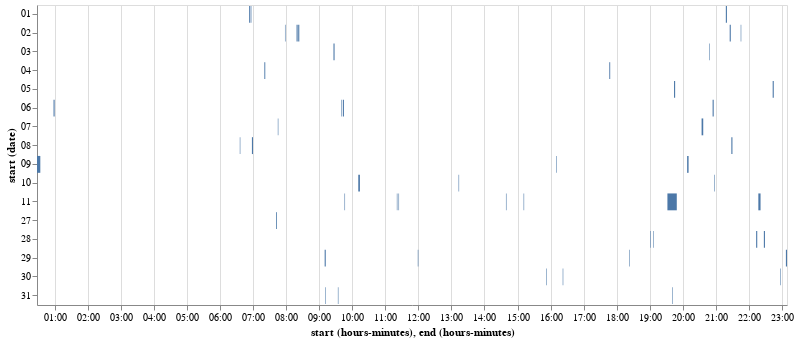

The code cell stored with this chart in its notebook:
### Code cell
dsCheck = ds[ds['subActNum']==58]

df = pd.DataFrame({ 
    'start': dsCheck.start, 
    'end': dsCheck.end,})

alt.Chart(df.reset_index()).mark_bar().encode(
    y='date(start):O',
    x='hoursminutes(start)',
    x2='hoursminutes(end)',
    detail='index'
).properties(width=750).interactive()

### Figure 1 — Vega-Lite specification as saved in the notebook (floating-point values rounded to 4 significant figures)
{"$schema": "https://vega.github.io/schema/vega-lite/v3.2.1.json", "config": {"mark": {"tooltip": null}, "view": {"height": 300, "width": 400}}, "data": {"name": "data-f18f12ed0af0a16631dabe3b3948be55"}, "datasets": {"data-f18f12ed0af0a16631dabe3b3948be55": [{"end": "2003-04-01 21:05:45", "index": 7, "start": "2003-04-01 21:05:23"}, {"end": "2003-04-01 21:20:37", "index": 11, "start": "2003-04-01 21:18:55"}, {"end": "2003-04-01 06:09:48", "index": 71, "start": "2003-04-01 06:09:47"}, {"end": "2003-04-01 06:55:35", "index": 79, "start": "2003-04-01 06:53:29"}, {"end": "2003-04-01 06:57:13", "index": 84, "start": "2003-04-01 06:56:12"}, {"end": "2003-04-02 07:59:20", "index": 130, "start": "2003-04-02 07:58:58"}, {"end": "2003-04-02 08:21:06", "index": 146, "start": "2003-04-02 08:19:46"}, {"end": "2003-04-02 08:24:49", "index": 149, "start": "2003-04-02 08:22:34"}, {"end": "2003-04-02 16:45:42", "index": 245, "start": "2003-04-02 16:45:09"}, {"end": "2003-04-02 16:45:42", "index": 252, "start": "2003-04-02 16:45:09"}, {"end": "2003-04-02 21:46:26", "index": 280, "start": "2003-04-02 21:45:11"}, {"end": "2003-04-02 21:27:24", "index": 290, "start": "2003-04-02 21:25:34"}, {"end": "2003-04-03 09:28:10", "index": 348, "start": "2003-04-03 09:26:57"}, {"end": "2003-04-03 13:58:21", "index": 371, "start": "2003-04-03 13:58:03"}, {"end": "2003-04-03 20:49:35", "index": 406, "start": "2003-04-03 20:48:13"}, {"end": "2003-04-04 06:12:35", "index": 487, "start": "2003-04-04 06:12:34"}, {"end": "2003-04-04 07:22:43", "index": 515, "start": "2003-04-04 07:21:37"}, {"end": "2003-04-04 07:22:43", "index": 520, "start": "2003-04-04 07:21:37"}, {"end": "2003-04-04 17:48:02", "index": 567, "start": "2003-04-04 17:47:49"}, {"end": "2003-04-04 17:48:02", "index": 575, "start": "2003-04-04 17:47:49"}, {"end": "2003-04-05 19:46:01", "index": 636, "start": "2003-04-05 19:44:19"}, {"end": "2003-04-05 22:45:13", "index": 645, "start": "2003-04-05 22:43:56"}, {"end": "2003-04-06 01:00:28", "index": 785, "start": "2003-04-06 00:58:44"}, {"end": "2003-04-06 20:56:53", "index": 819, "start": "2003-04-06 20:54:23"}, {"end": "2003-04-06 09:41:15", "index": 874, "start": "2003-04-06 09:40:59"}, {"end": "2003-04-06 09:45:08", "index": 877, "start": "2003-04-06 09:43:05"}, {"end": "2003-04-06 13:10:17", "index": 891, "start": "2003-04-06 13:10:16"}, {"end": "2003-04-06 18:30:30", "index": 970, "start": "2003-04-06 18:30:16"}, {"end": "2003-04-06 18:41:52", "index": 974, "start": "2003-04-06 18:41:12"}, {"end": "2003-04-07 04:40:12", "index": 985, "start": "2003-04-07 04:40:09"}, {"end": "2003-04-07 07:46:34", "index": 990, "start": "2003-04-07 07:45:28"}, {"end": "2003-04-07 07:49:53", "index": 995, "start": "2003-04-07 07:49:43"}, {"end": "2003-04-07 16:32:22", "index": 1010, "start": "2003-04-07 16:32:19"}, {"end": "2003-04-07 20:37:13", "index": 1024, "start": "2003-04-07 20:34:48"}, {"end": "2003-04-07 20:38:40", "index": 1029, "start": "2003-04-07 20:38:15"}, {"end": "2003-04-07 07:29:32", "index": 1061, "start": "2003-04-07 07:29:12"}, {"end": "2003-04-08 15:50:45", "index": 1131, "start": "2003-04-08 15:50:43"}, {"end": "2003-04-08 21:30:41", "index": 1142, "start": "2003-04-08 21:28:47"}, {"end": "2003-04-08 06:37:03", "index": 1171, "start": "2003-04-08 06:36:28"}, {"end": "2003-04-08 07:00:27", "index": 1183, "start": "2003-04-08 06:58:59"}, {"end": "2003-04-09 00:34:11", "index": 1230, "start": "2003-04-09 00:28:57"}, {"end": "2003-04-09 15:41:27", "index": 1259, "start": "2003-04-09 15:41:04"}, {"end": "2003-04-09 15:42:50", "index": 1260, "start": "2003-04-09 15:42:11"}, {"end": "2003-04-09 20:09:14", "index": 1264, "start": "2003-04-09 20:08:54"}, {"end": "2003-04-09 20:10:47", "index": 1266, "start": "2003-04-09 20:09:33"}, {"end": "2003-04-09 20:09:14", "index": 1330, "start": "2003-04-09 20:08:54"}, {"end": "2003-04-09 20:10:47", "index": 1332, "start": "2003-04-09 20:09:33"}, {"end": "2003-04-09 16:11:36", "index": 1373, "start": "2003-04-09 16:10:11"}, {"end": "2003-04-10 17:31:28", "index": 1413, "start": "2003-04-10 17:31:27"}, {"end": "2003-04-10 10:14:17", "index": 1458, "start": "2003-04-10 10:11:40"}, {"end": "2003-04-10 13:14:00", "index": 1482, "start": "2003-04-10 13:13:32"}, {"end": "2003-04-10 11:22:47", "index": 1545, "start": "2003-04-10 11:22:40"}, {"end": "2003-04-10 12:24:56", "index": 1556, "start": "2003-04-10 12:24:22"}, {"end": "2003-04-10 20:58:53", "index": 1643, "start": "2003-04-10 20:57:45"}, {"end": "2003-04-11 22:21:07", "index": 1729, "start": "2003-04-11 22:17:39"}, {"end": "2003-04-11 11:22:09", "index": 1742, "start": "2003-04-11 11:21:13"}, {"end": "2003-04-11 11:25:39", "index": 1746, "start": "2003-04-11 11:24:08"}, {"end": "2003-04-11 14:40:28", "index": 1757, "start": "2003-04-11 14:39:40"}, {"end": "2003-04-11 15:12:15", "index": 1762, "start": "2003-04-11 15:11:41"}, {"end": "2003-04-11 09:47:00", "index": 1776, "start": "2003-04-11 09:46:46"}, {"end": "2003-04-11 19:49:38", "index": 1873, "start": "2003-04-11 19:32:39"}, {"end": "2003-03-27 06:44:48", "index": 1890, "start": "2003-03-27 06:44:36"}, {"end": "2003-03-27 07:43:52", "index": 1902, "start": "2003-03-27 07:42:38"}, {"end": "2003-03-27 07:43:52", "index": 1915, "start": "2003-03-27 07:42:38"}, {"end": "2003-03-27 18:41:33", "index": 1955, "start": "2003-03-27 18:41:17"}, {"end": "2003-03-28 18:36:16", "index": 2015, "start": "2003-03-28 18:36:08"}, {"end": "2003-03-28 19:02:18", "index": 2020, "start": "2003-03-28 19:01:52"}, {"end": "2003-03-28 19:07:13", "index": 2024, "start": "2003-03-28 19:06:41"}, {"end": "2003-03-28 22:15:36", "index": 2071, "start": "2003-03-28 22:13:46"}, {"end": "2003-03-28 22:29:32", "index": 2075, "start": "2003-03-28 22:27:22"}, {"end": "2003-03-29 12:00:09", "index": 2089, "start": "2003-03-29 11:59:36"}, {"end": "2003-03-29 23:09:25", "index": 2105, "start": "2003-03-29 23:07:46"}, {"end": "2003-03-29 18:34:35", "index": 2262, "start": "2003-03-29 18:34:20"}, {"end": "2003-03-29 09:12:02", "index": 2272, "start": "2003-03-29 09:10:28"}, {"end": "2003-03-29 09:44:25", "index": 2283, "start": "2003-03-29 09:44:05"}, {"end": "2003-03-29 16:01:46", "index": 2501, "start": "2003-03-29 16:01:24"}, {"end": "2003-03-29 18:24:59", "index": 2552, "start": "2003-03-29 18:23:32"}, {"end": "2003-03-30 15:53:05", "index": 2686, "start": "2003-03-30 15:52:57"}, {"end": "2003-03-30 16:23:54", "index": 2687, "start": "2003-03-30 16:22:19"}, {"end": "2003-03-30 22:58:38", "index": 2695, "start": "2003-03-30 22:57:16"}, {"end": "2003-03-31 12:18:48", "index": 2704, "start": "2003-03-31 12:18:26"}, {"end": "2003-03-31 19:42:58", "index": 2714, "start": "2003-03-31 19:41:37"}, {"end": "2003-03-31 07:36:51", "index": 2738, "start": "2003-03-31 07:36:50"}, {"end": "2003-03-31 09:12:06", "index": 2760, "start": "2003-03-31 09:11:39"}, {"end": "2003-03-31 09:35:09", "index": 2768, "start": "2003-03-31 09:34:04"}]}, "encoding": {"detail": {"field": "index", "type": "quantitative"}, "x": {"field": "start", "timeUnit": "hoursminutes", "type": "temporal"}, "x2": {"field": "end", "timeUnit": "hoursminutes"}, "y": {"field": "start", "timeUnit": "date", "type": "ordinal"}}, "mark": "bar", "selection": {"selector001": {"bind": "scales", "encodings": ["x", "y"], "type": "interval"}}, "width": 750}
